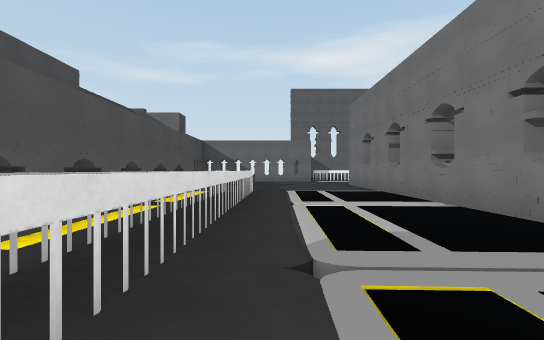
View 1 (above)

20 first-person views from a walk through a scene from a Unity 3-D project. The camera is 1.3 m above the floor, looks level and sees 90° across. The floor is counted in squares, 2 m on a side. Each view is taken from the middle of a square. On the plan, view 1 faces up. The plan holds only what a view shows up to about 9 squares ahead; the rest is blank. The place goes on beyond the plan. The player is left out. Some surface patterns are stand-ins.

View 2
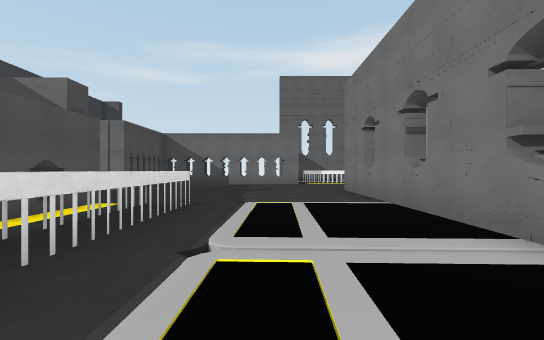

View 3
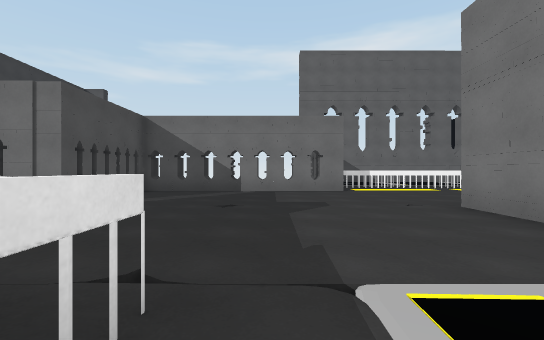

View 4
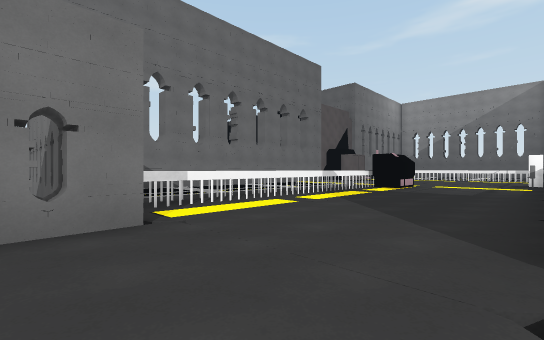

View 5
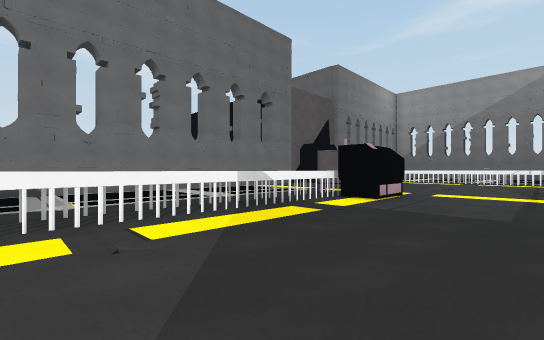

View 6
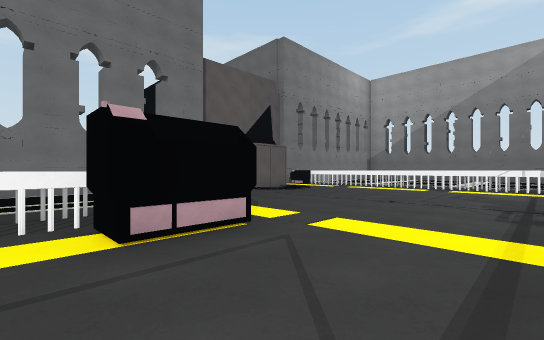

View 7
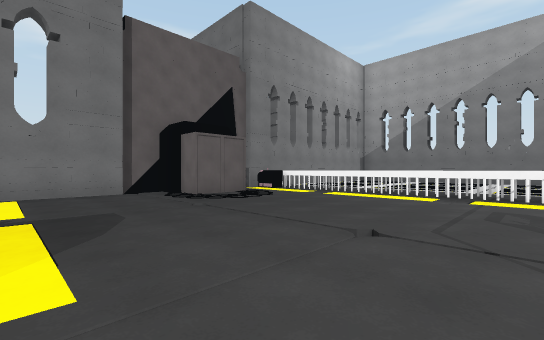

View 8
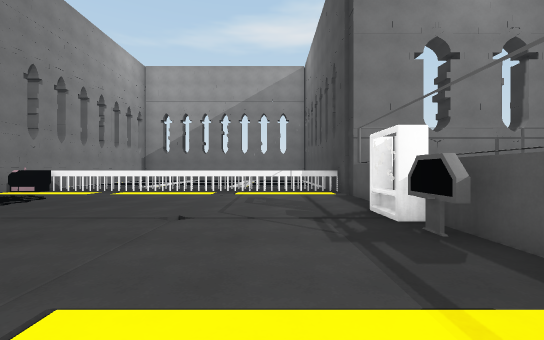

View 9
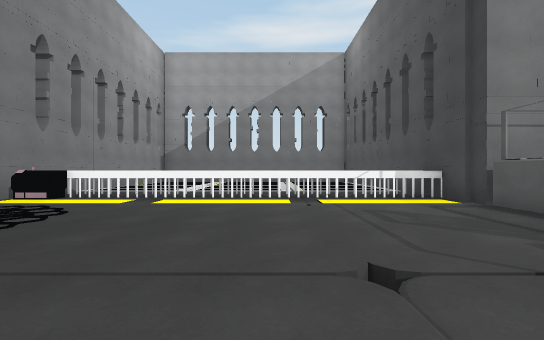

View 10
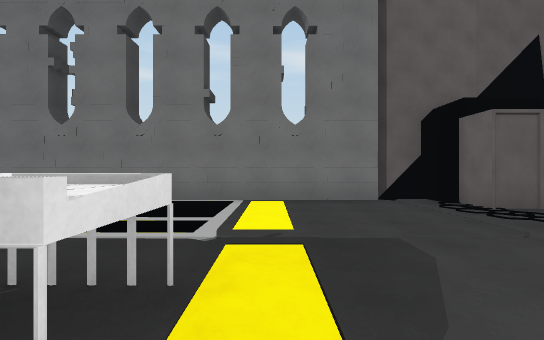

View 11
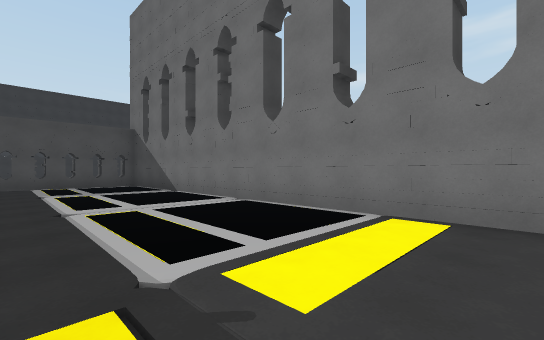

View 12
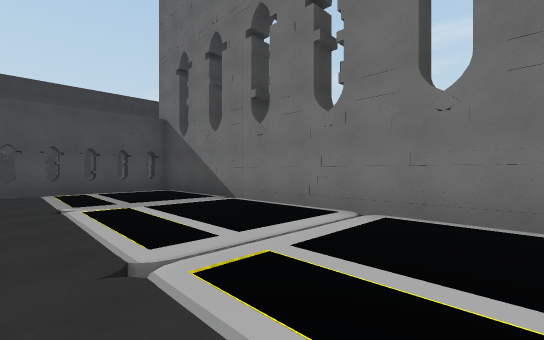

View 13
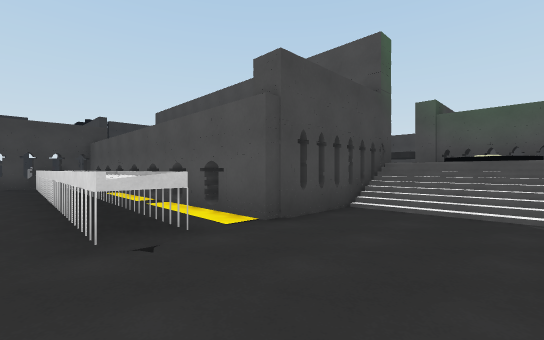

View 14
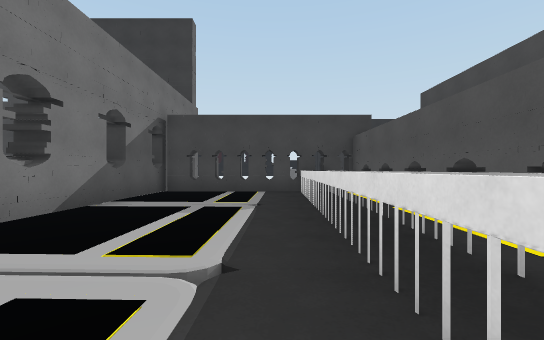

View 15
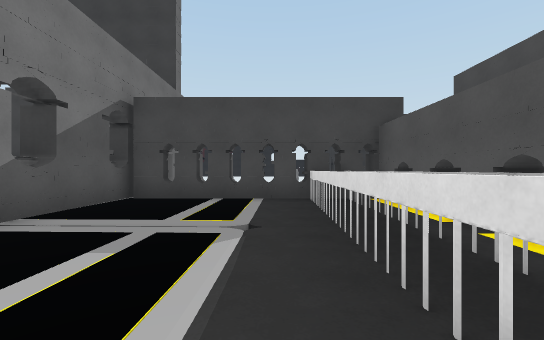

View 16
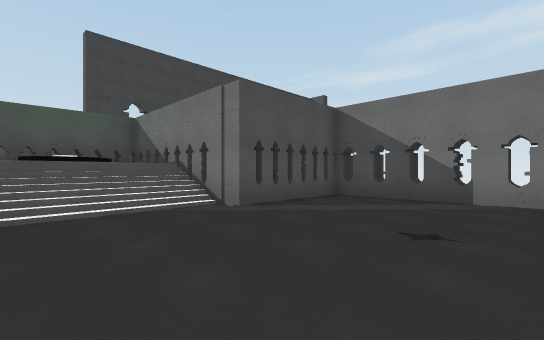

View 17
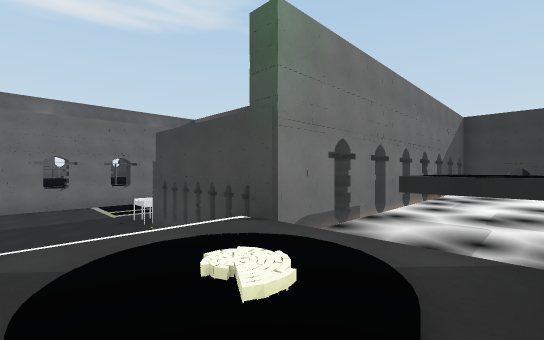

View 18
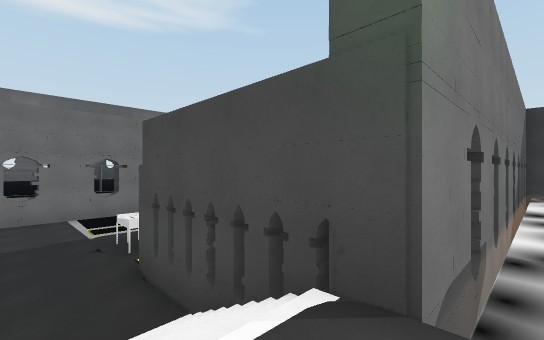

View 19
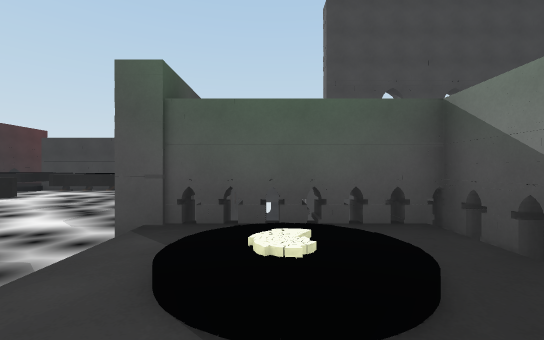

View 20
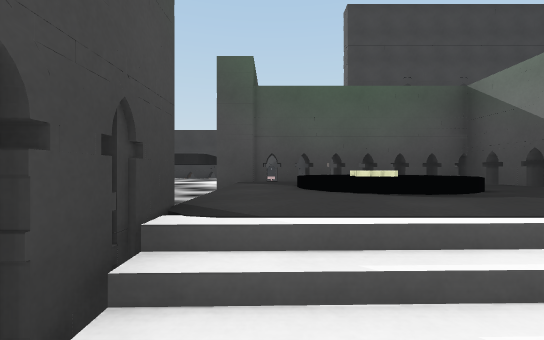

### Floor plan
Key: @ floor where view 1 was taken; # wall or solid block; x gap in a wall; . main floor; : floor 1.5 m higher than the main floor; / step, stairs or slope; ≈ liquid the walk keeps out of; ^ raised ledge; O other object.
Columns run from 12 left of view 1 to 23 right of it. Each row starts with its distance up from view 1.
 22               ################  ####
 21               #.......  .....##.OO.
 20               #..................O.
 19               #..................O.
 18               #..................O.
 17               #OOOOOOOOOO........O.
 16         #######........OO........O.
 15         #........................O.
 14         #........................O.
 13         #........................O.
 12   #######.......^^^^^^^^^^^OO^^^####
 11   #:////........#              ^
 10   #:////........#^
  9  ##::://........#^
  8   #≈≈≈#x##.O....#
  7 ^^≈^^≈#  #.O....#
  6 ^^≈^ ≈#  #.O....#
  5 ≈≈ ^^≈#  #.O....#
  4 ≈  ≈≈≈#  #.O....#
  3    ≈≈≈#  #.O....^
  2    ≈≈≈#  #.O...#
  1    ≈≈≈#  #.O....^
  0     ≈≈#  #.O@.  #
 -1      ≈#  #.O....^
 -2      ≈#  #######

Positions as (right, up) in squares from view 1, and headings:
1: (0, 0), facing up
2: (1, 3), facing up
3: (0, 7), facing up
4: (1, 12), facing up-right
5: (5, 13), facing up-right
6: (10, 13), facing up-right
7: (13, 14), facing up-right
8: (12, 14), facing right
9: (14, 16), facing right
10: (13, 16), facing up
11: (14, 18), facing up-left
12: (11, 18), facing up-left
13: (0, 11), facing down-left
14: (0, 7), facing down
15: (0, 5), facing down
16: (0, 9), facing up-left
17: (-9, 11), facing down-right
18: (-7, 10), facing down-right
19: (-6, 10), facing left
20: (-5, 9), facing left
